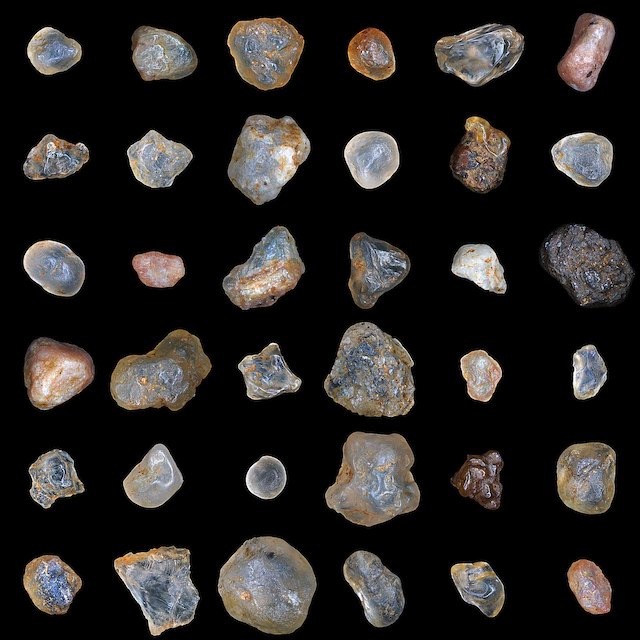
#> input picture Pictures/Sand_Grains.png, 640 x 640 px
$ jupyter execute '4 Image Feature Extraction.ipynb'
#> lines starting #> are read from the running program, lines starting #| are printed output that depends on the picture; after the words box and inside, x2 and y2 are one past the last pixel; in counts of white or black regions, pixels touching at a corner belong together
# Meeting 5 - Feature Extraction

[cell 1]
import skimage

[cell 2]
from skimage import data, io, filters
from skimage.color import rgb2gray
from skimage.morphology import (erosion, dilation, opening, closing,  # noqa
                                white_tophat)
from skimage.morphology import black_tophat, skeletonize, convex_hull_image  # noqa
from skimage.morphology import disk  # noqa

from skimage.feature import blob_dog, blob_log, blob_doh #blob detection
from skimage.measure import label, regionprops, regionprops_table


import numpy as np
import matplotlib.pyplot as plt

[cell 3]
file = "./Pictures/Sand_Grains.png"
img = skimage.io.imread(file)
#> img is the input picture: shape (640, 640, 4); mean R, G, B, A 39.2, 36.3, 34.6, 255

[cell 4]
plt.imshow(img, cmap='Greys')

[cell 5]
img_gray = skimage.color.rgb2gray(img[:,:,:3]) #gets rows, gets columns, gets rgb channels and leaves \alpha channel out
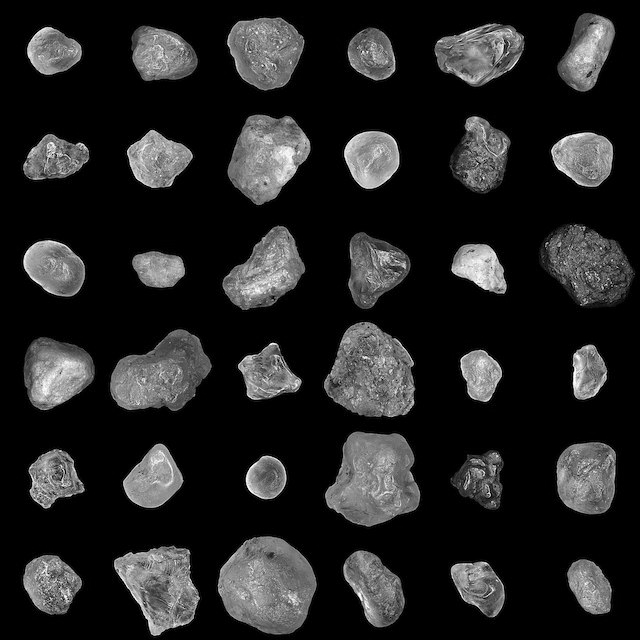
#> img_gray: shape (640, 640) float64; min 0, max 1, mean 0.144
img_gray_8bit = (img_gray*255).astype(int)
plt.imshow(img_gray)
plt.colorbar()

[cell 6]
plt.hist(img_gray_8bit.flatten(), bins = np.arange(0,256)) #flatten makes this a 1d array
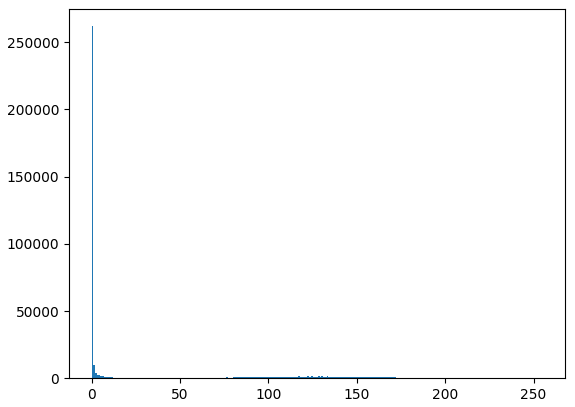
#> figure drawn by matplotlib, 1 panel; tallest bar 261959 high, from x = 0 to 1

[cell 7]
img = skimage.io.imread("./Pictures/Sand_Grains.png") #image in same folder
img2gray = (rgb2gray(img[:,:,:3])*255).astype(int) #ignores \alpha, converts to 8-bit
test = np.array(rgb2gray(img[:,:,:3])*255, dtype=np.int8)
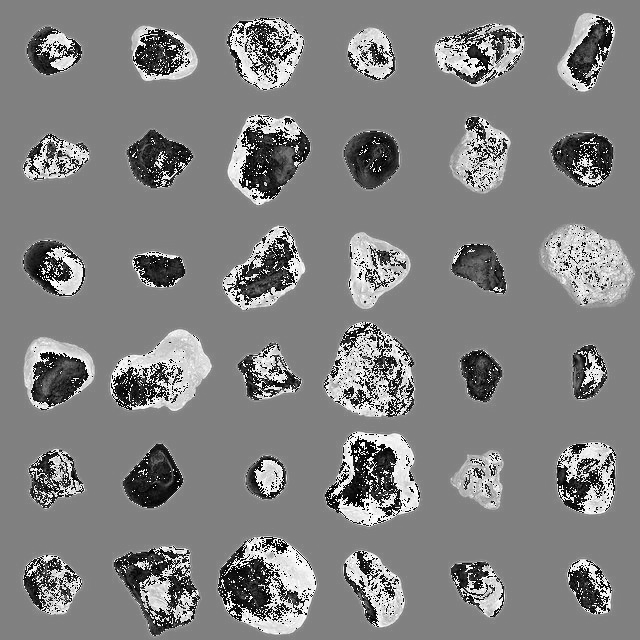
#> test: shape (640, 640) int8; min -128, max 127, mean 0.9; drawn with min black and max white
plt.hist(img2gray.flatten(), bins = np.arange(0,256)) #see plot for threshold
img_bool = img2gray > 25 #threshold = 25; boolean masking
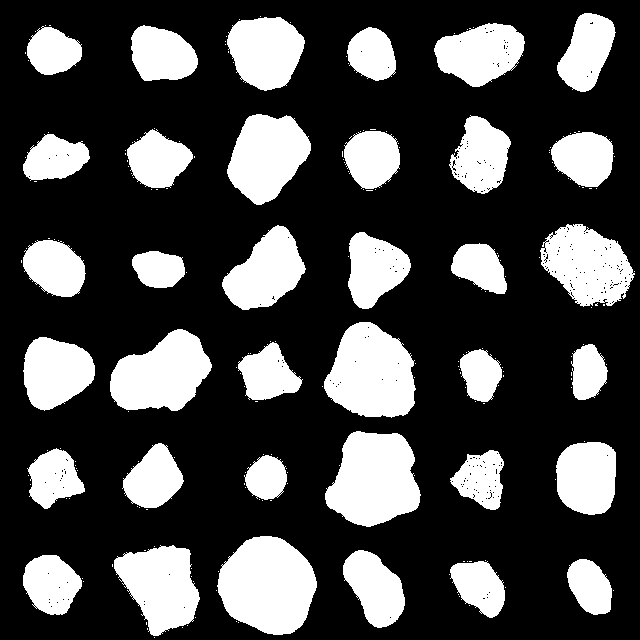
#> img_bool: shape (640, 640) bool; 28.7% white; 205 white regions (169 under 20 px), largest, box (x1, y1, x2, y2) and area: (217, 536, 317, 635) 7346, (325, 431, 421, 527) 6704, (324, 322, 416, 418) 6485

[cell 8]
plt.hist(test.flatten(), bins = np.arange(0,256)) #see plot for threshold
plt.show()
#> figure, not shown here; tallest bar 261959 high, from x = 0 to 1

[cell 9]
plt.imshow(img_gray_8bit)
plt.colorbar()
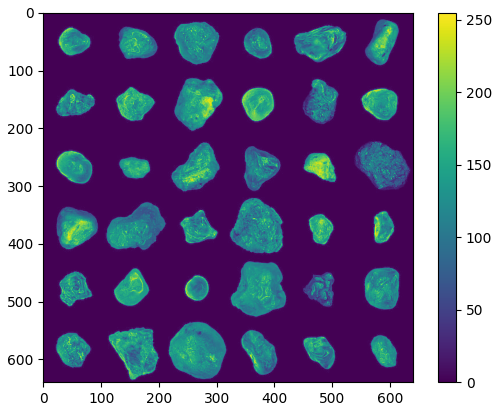
#> figure drawn by matplotlib, 2 panels

[cell 10]
img_gray_bool = img_gray_8bit > 25 #binarization
plt.imshow(img_gray_bool, interpolation = 'none')
plt.colorbar()
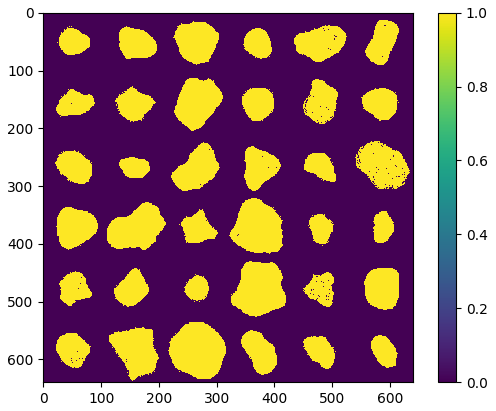
#> figure drawn by matplotlib, 2 panels

# Morphological Operations

[cell 11]
structure_el = disk(1) #from skimage
structure_el

[cell 12]
dilated = dilation(img_gray_bool, structure_el)
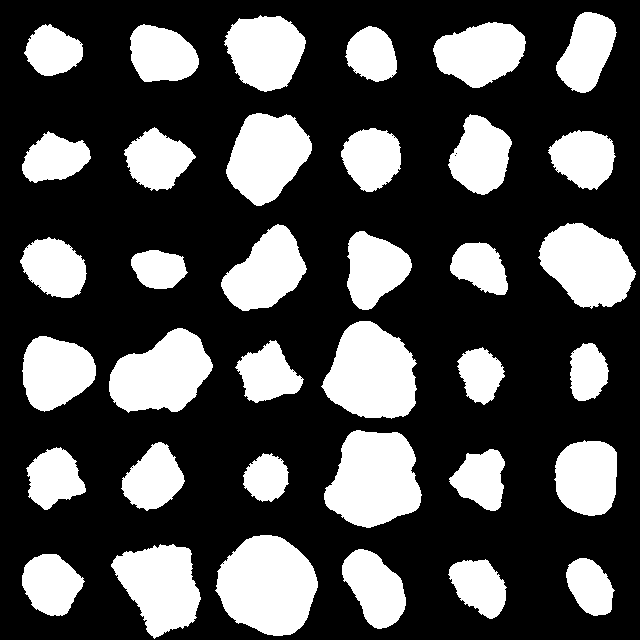
#> dilated: shape (640, 640) bool; 30.8% white; 36 white regions, largest, box (x1, y1, x2, y2) and area: (215, 535, 318, 636) 7651, (324, 430, 422, 528) 7012, (321, 321, 417, 419) 6804
plt.imshow(dilated, interpolation = 'none')
plt.colorbar()
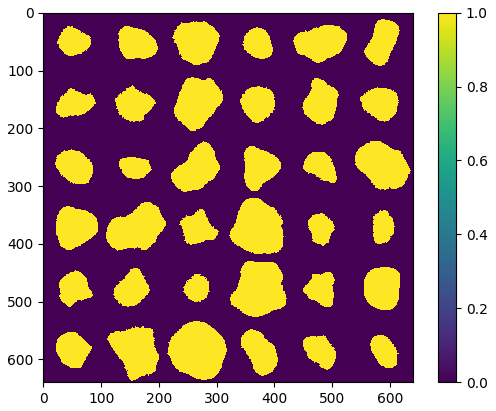
#> figure drawn by matplotlib, 2 panels

[cell 13]
dilated

# Blob Detection

[cell 14]
blobs = blob_log(dilated, max_sigma=30, min_sigma = 23, num_sigma=2, threshold = .3, overlap = 0.1)
#> blobs = 36 rows, first 8: [477, 586, 23], [158, 372, 23], [160, 157, 23], [267, 54, 23], [584, 50, 23], [157, 480, 23], [54, 160, 23], [158, 584, 23]

[cell 15]
fig, ax = plt.subplots(figsize = (6,6))
ax.imshow(dilated, interpolation = 'none')
for blob in blobs:
    y, x, area = blob
    ax.add_patch(plt.Circle((x,y), area*np.sqrt(2), color = 'r', fill = False))
#> this loop made 36 passes
#> (y, x, area) on passes 1 to 12: (477, 586, 23), (158, 372, 23), (160, 157, 23), (267, 54, 23), (584, 50, 23), (157, 480, 23), (54, 160, 23), (158, 584, 23), (479, 154, 23), (478, 53, 23), (372, 53, 23), (266, 375, 23)
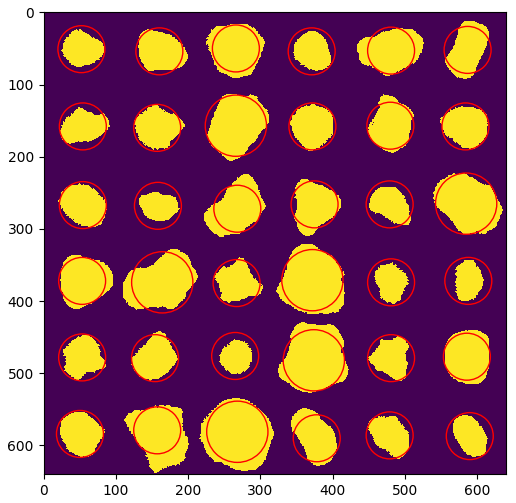
#> figure drawn by matplotlib, 1 panel

# Area

[cell 16]
labels = label(dilated)
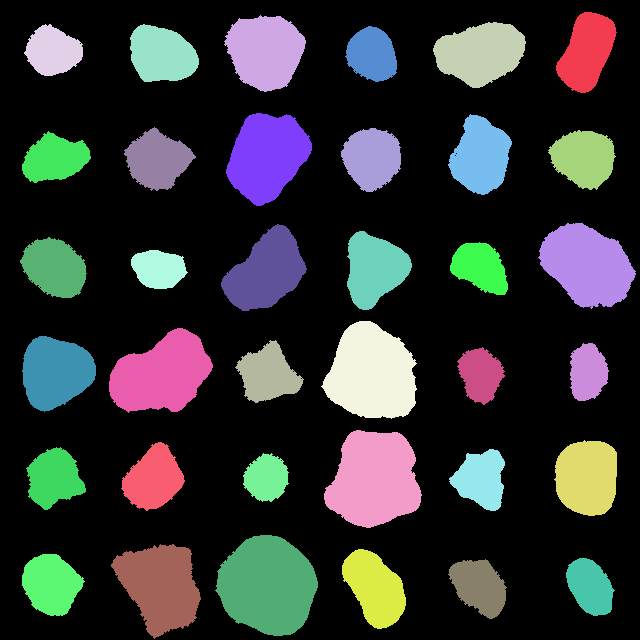
#> labels: shape (640, 640) int32; 37 distinct labels, from 0 to 36; one colour per label, 0 black
fig, ax = plt.subplots(figsize = (6,6))
label_plot = ax.imshow
